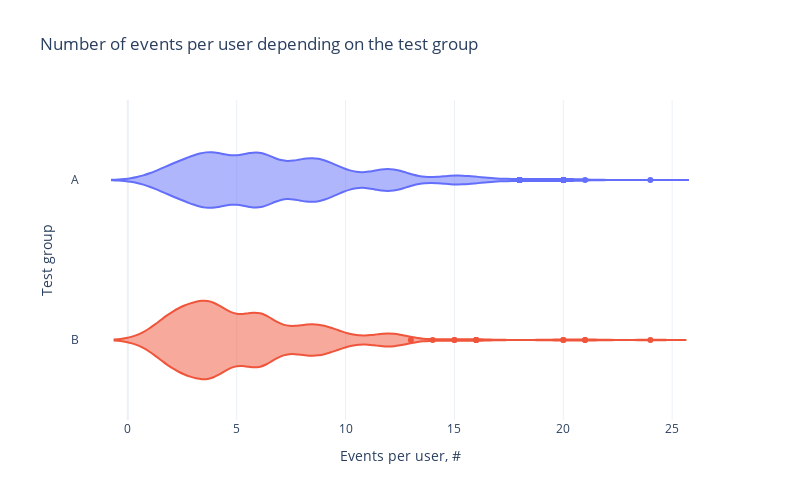

Source (notebook cell):
### Markdown cell above
The difference still exists, but it is not as significant as in the previous graph. In group A, there were more events per user throughout the entire test period compared to group B.

Let's examine the overall user behavior.

### Code cell
df_temp = (
    pd.pivot_table(
        data=df_summary,
        index=['user_id', 'group'],
        values='event_name',
        aggfunc='count'
    )
    .reset_index()
    .rename_axis('index', axis=1)
    .rename(columns={'event_name': 'event_count'})
)

fig = px.violin(
    df_temp,
    y='group',
    x='event_count',
    color='group',
    # spanmode='hard',
    title='Number of events per user depending on the test group',
    labels=dict(group='Test group', event_count='Events per user, #'),
    width=FIG_WIDTH * 100,
    height=FIG_HEIGHT * 100,
    template='plotly_white',
)
fig.update_traces(showlegend=False)
fig.show()

display(
    round(
        pd.pivot_table(data=df_temp, index='user_id', columns='group')
        .reset_index()
        .droplevel(level=0, axis=1)
        .describe()
        .T, 2
    )
)

### Figure 1 — Plotly figure (JSON) as saved in the notebook; plotly's stock layout.template omitted (floating-point values rounded to 4 significant figures; data arrays with more than 128 entries replaced by an {"elided": "..."} marker saying what was removed)
{"data": [{"alignmentgroup": "True", "box": {"visible": false}, "hovertemplate": "Test group=%{y}<br>Events per user, #=%{x}<extra></extra>", "legendgroup": "A", "marker": {"color": "#636efa"}, "name": "A", "offsetgroup": "A", "orientation": "h", "scalegroup": "True", "showlegend": false, "type": "violin", "x": {"elided": "1939 int values"}, "x0": " ", "xaxis": "x", "y": {"elided": "1939 str values"}, "y0": " ", "yaxis": "y"}, {"alignmentgroup": "True", "box": {"visible": false}, "hovertemplate": "Test group=%{y}<br>Events per user, #=%{x}<extra></extra>", "legendgroup": "B", "marker": {"color": "#EF553B"}, "name": "B", "offsetgroup": "B", "orientation": "h", "scalegroup": "True", "showlegend": false, "type": "violin", "x": {"elided": "655 int values"}, "x0": " ", "xaxis": "x", "y": {"elided": "655 str values"}, "y0": " ", "yaxis": "y"}], "layout": {"height": 500, "legend": {"title": {"text": "Test group"}, "tracegroupgap": 0}, "title": {"text": "Number of events per user depending on the test group"}, "violinmode": "overlay", "width": 800, "xaxis": {"anchor": "y", "domain": [0, 1], "title": {"text": "Events per user, #"}}, "yaxis": {"anchor": "x", "categoryarray": ["B", "A"], "categoryorder": "array", "domain": [0, 1], "title": {"text": "Test group"}}}}
